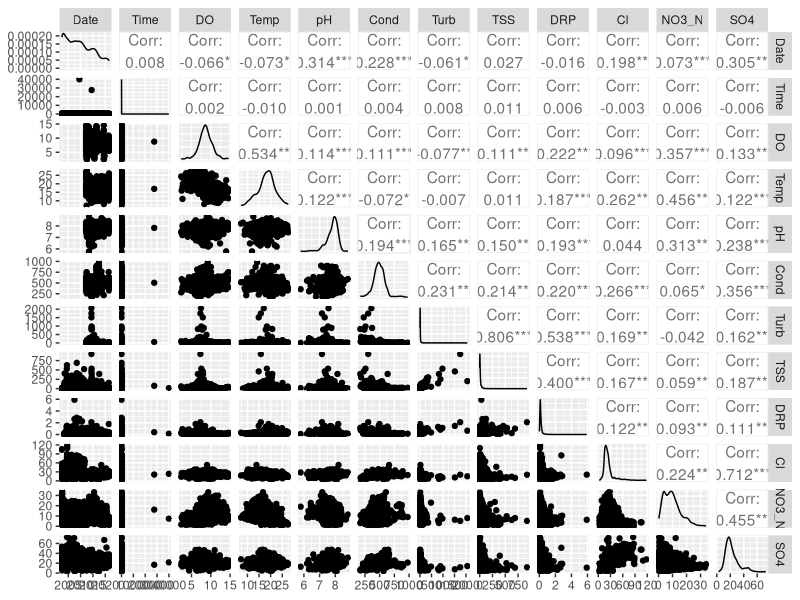
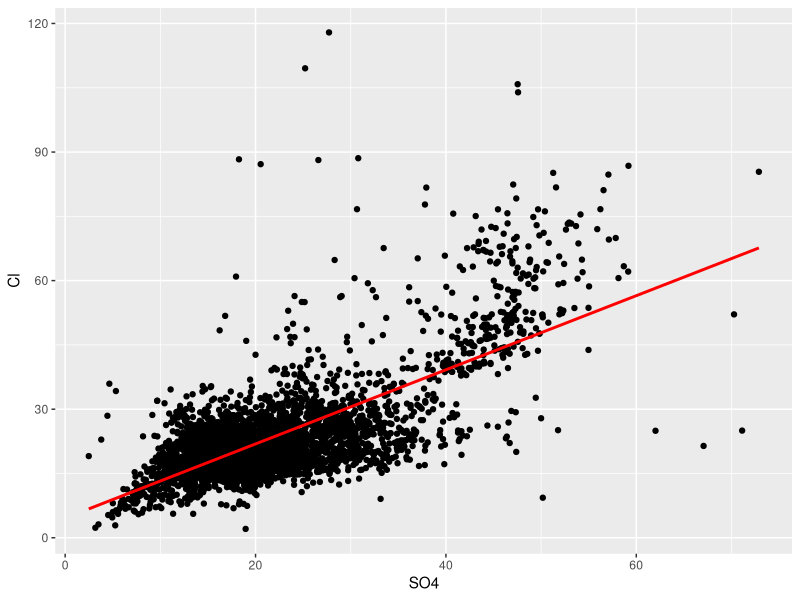
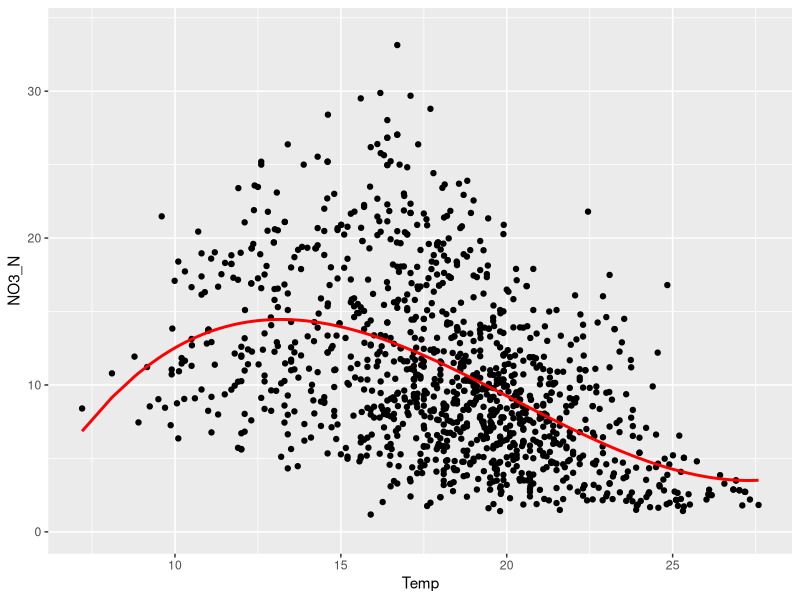
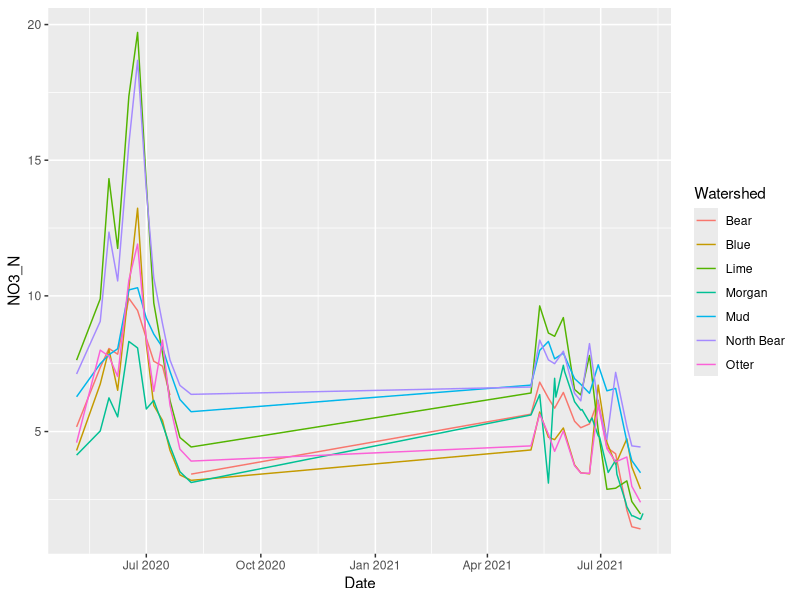
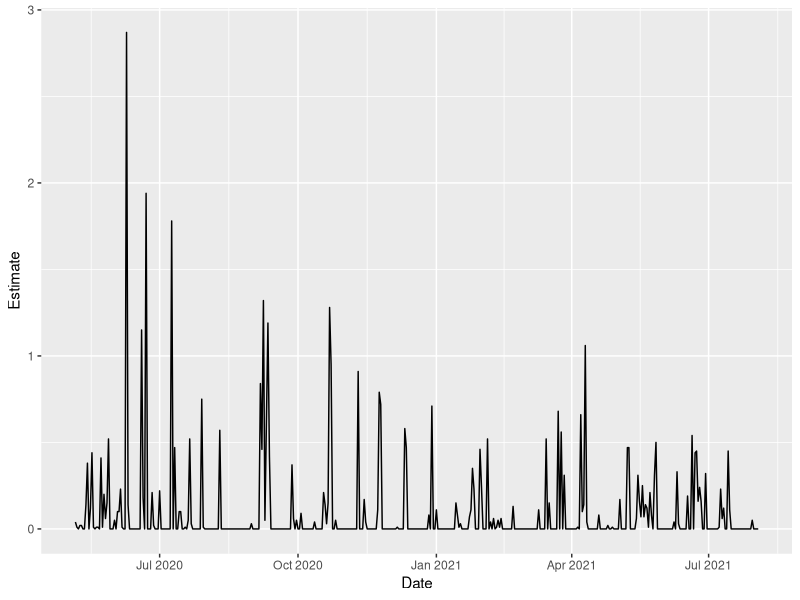

Write R code to recreate these figures, in order.
## ---- chunk 1
knitr::opts_chunk$set(echo = TRUE)

library(tidyverse)
library(GGally)
## ---- chunk 2
data <- read_csv("../Data/combined_data_clean.csv")
rain <- read_csv("../Data/CR_airport_rainfall.csv")
## ---- chunk 3
ggpairs(data[3:14])
## ---- chunk 4
temp_data <- filter(data, !(is.na(SO4) | is.na(Cl)))
fit <- lm(Cl~SO4, data=temp_data)
pred <- data.frame(Cl=predict(fit, temp_data), SO4=temp_data$SO4)
data %>%
  ggplot()+
  geom_point(aes(x=SO4, y=Cl))+
  geom_line(data=pred, aes(x=SO4, y=Cl), color="red", size=1)
## ---- chunk 5
temp_data <- filter(data, !(is.na(Temp) | is.na(NO3_N)))
fit <- lm(NO3_N~poly(Temp, 3), data=temp_data)
pred <- data.frame(NO3_N=predict(fit, temp_data), Temp=temp_data$Temp)
data %>%
  ggplot()+
  geom_point(aes(x=Temp, y=NO3_N))+
  geom_line(data=pred, aes(x=Temp, y=NO3_N), color="red", size=1)
## ---- chunk 6
print(data %>% count(Site) %>% arrange(n), n=100)
## ---- chunk 7
data %>%
  filter(Date > "2020-05-05") %>%
  ggplot(aes(x=Date, y=NO3_N, color=Watershed))+
  geom_line()
  
rain %>%
  filter(Date > "2020-05-05" & Date < "2021-08-04") %>%
  ggplot(aes(x=Date, y=Estimate))+
  geom_line()
